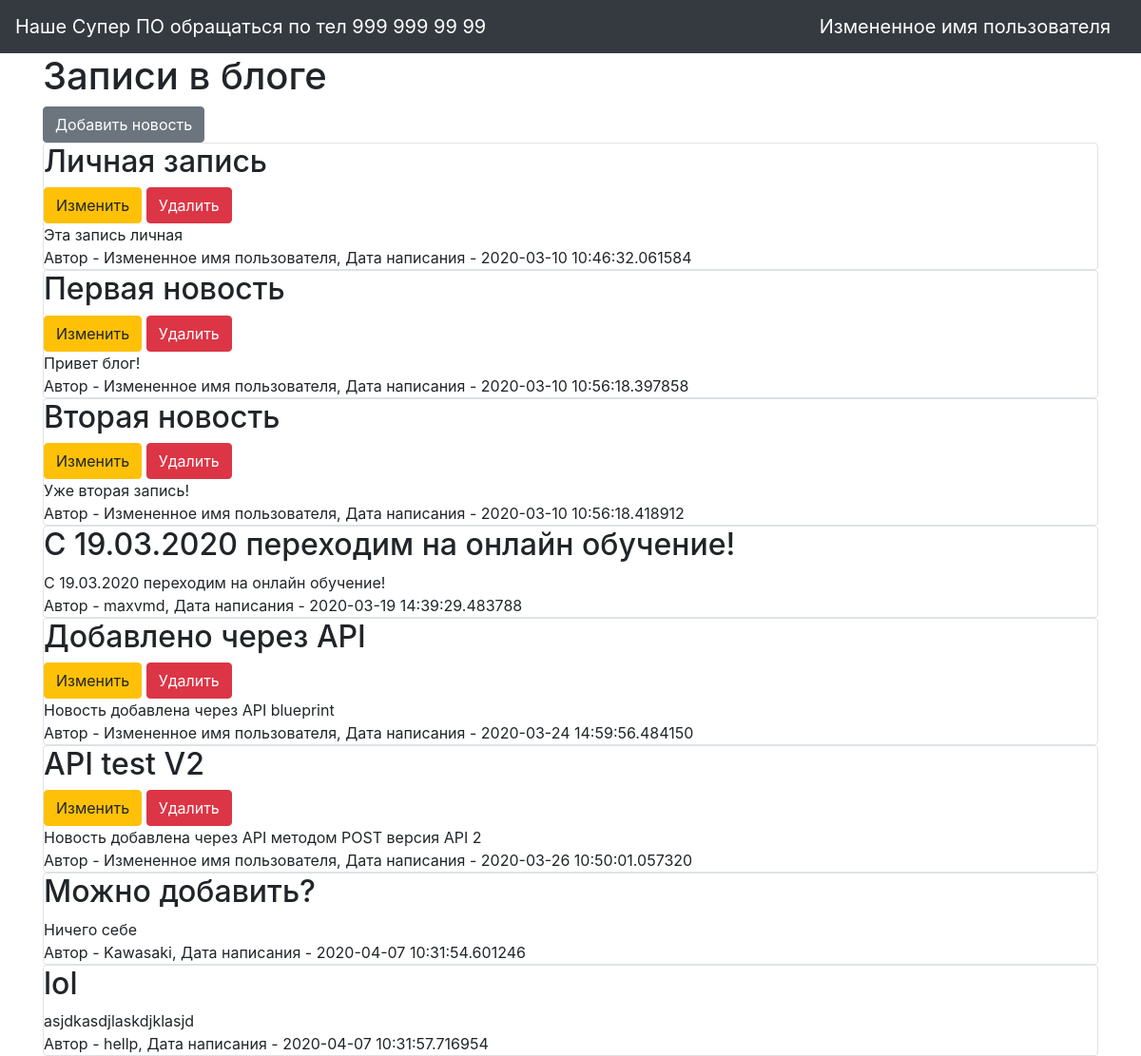
The page / (signed in) on the database its author committed.
### data/users.py (models this page shows, shortened)
class User(SqlAlchemyBase, UserMixin, SerializerMixin):
    __tablename__ = 'users'
    id = sqlalchemy.Column(sqlalchemy.Integer,
                           primary_key=True, autoincrement=True)
    name = sqlalchemy.Column(sqlalchemy.String, nullable=True)
    about = sqlalchemy.Column(sqlalchemy.String, nullable=True)
    email = sqlalchemy.Column(sqlalchemy.String,
                              index=True, unique=True, nullable=True)
    hashed_password = sqlalchemy.Column(sqlalchemy.String, nullable=True)
    created_date = sqlalchemy.Column(sqlalchemy.DateTime,
                                     default=datetime.datetime.now)
    news = orm.relation("News", back_populates='user')

### data/news.py (models this page shows, shortened)
class News(SqlAlchemyBase, SerializerMixin):
    __tablename__ = 'news'
    id = sqlalchemy.Column(sqlalchemy.Integer,
                           primary_key=True, autoincrement=True)
    title = sqlalchemy.Column(sqlalchemy.String, nullable=True)
    content = sqlalchemy.Column(sqlalchemy.String, nullable=True)
    created_date = sqlalchemy.Column(sqlalchemy.DateTime,
                                     default=datetime.datetime.now)
    is_private = sqlalchemy.Column(sqlalchemy.Boolean, default=True)
    user_id = sqlalchemy.Column(sqlalchemy.Integer,
                                sqlalchemy.ForeignKey("users.id"))
    user = orm.relation('User')

### main.py (the view)
@app.route("/")
def index():
    session = db_session.create_session()
    if current_user.is_authenticated:
        news = session.query(News).filter(
            (News.user == current_user) | (News.is_private != True))
    else:
        news = session.query(News).filter(News.is_private != True)
    return render_template("index.html", news=news)

### data/db_session.py (called while the page is built)
def create_session() -> Session:
    global __factory
    return __factory()

### main.py (called while the page is built)
@login_manager.user_loader
def load_user(user_id):
    session = db_session.create_session()
    return session.query(User).get(user_id)

### templates/index.html
{% extends "base.html" %}
{% block content %}
<h1>Записи в блоге</h1>
    {% if current_user.is_authenticated %}
        <a href="news" class="btn btn-secondary">Добавить новость</a>
    {% endif %}
{% for item in news%}
<div class="col-md6 border rounded">
    <h2>{{item.title}}</h2>
    {% if current_user.is_authenticated and current_user == item.user %}
    <div>
        <a href="/news/{{ item.id }}" class="btn btn-warning">Изменить</a>
        <a href="/news_delete/{{ item.id }}" class="btn btn-danger">Удалить</a>
    </div>
    {% endif %}
    <div>
        {{item.content}}
    </div>
    <div>
        Автор - {{item.user.name}}, Дата написания - {{item.created_date}}
    </div>
</div>
{% endfor %}
{% endblock %}

### templates/base.html (shortened to what this page needs)
<!doctype html>
<html lang="ru">
<head>
    <link rel="stylesheet"
          href="https://stackpath.bootstrapcdn.com/bootstrap/4.4.1/css/bootstrap.min.css"
>
</head>
<body>
<header>
    <nav class="navbar navbar-dark bg-dark">
        <a class="navbar-brand" href="#">Наше Супер ПО обращаться по тел 999 999 99 99</a>
        {% if current_user.is_authenticated %}
            <a class="navbar-brand" href="/logout">{{ current_user.name }}</a>
        {% else %}
            <p>
                <a class="btn btn-primary " href="/register">Зарегистрироваться</a>
                <a class="btn btn-success" href="/login">Войти</a>
            </p>
        {% endif %}
    </nav>
</header>
<main role="main" class="container">
    {% block content %}{% endblock %}
</main>
</body>
</html>

### rows shown on the page
User: name "Измененное имя пользователя"
News: title "Личная запись", content "Эта запись личная", user.name "Измененное имя пользователя", created_date "2020-03-10 10:46:32.061584"
News: title "Первая новость", content "Привет блог!", user.name "Измененное имя пользователя", created_date "2020-03-10 10:56:18.397858"
News: title "Вторая новость", content "Уже вторая запись!", user.name "Измененное имя пользователя", created_date "2020-03-10 10:56:18.418912"
News: title "C 19.03.2020 переходим на онлайн обучение!", content "C 19.03.2020 переходим на онлайн обучение!", user.name "maxvmd", created_date "2020-03-19 14:39:29.483788"
News: title "Добавлено через API", content "Новость добавлена через API blueprint", user.name "Измененное имя пользователя", created_date "2020-03-24 14:59:56.484150"
News: title "API test V2", content "Новость добавлена через API методом POST версия API 2", user.name "Измененное имя пользователя", created_date "2020-03-26 10:50:01.057320"
News: title "Можно добавить?", content "Ничего себе", user.name "Kawasaki", created_date "2020-04-07 10:31:54.601246"
News: title "lol", content "asjdkasdjlaskdjklasjd", user.name "hellp", created_date "2020-04-07 10:31:57.716954"
